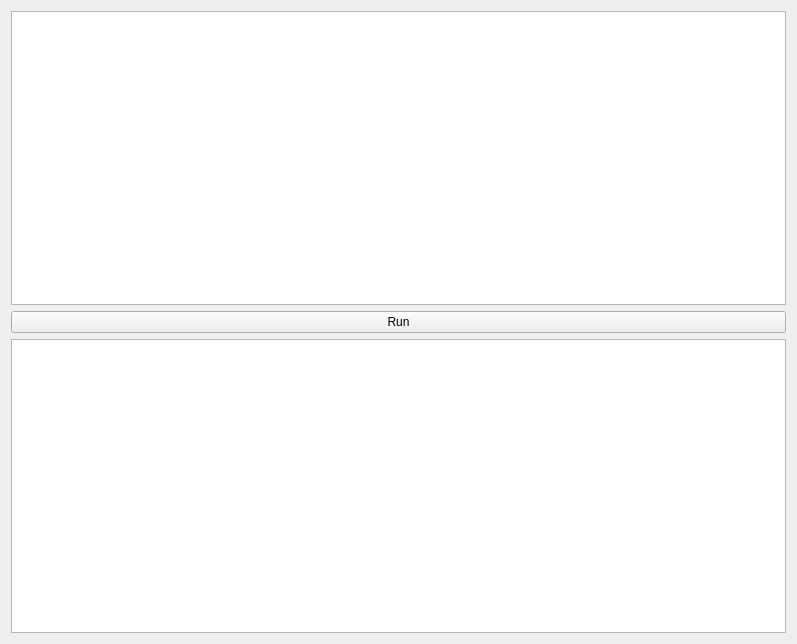
<?xml version="1.0" encoding="UTF-8"?>
<ui version="4.0">
 <class>parserView</class>
 <widget class="QWidget" name="parserView">
  <property name="geometry">
   <rect>
    <x>0</x>
    <y>0</y>
    <width>797</width>
    <height>644</height>
   </rect>
  </property>
  <property name="windowTitle">
   <string>Form</string>
  </property>
  <layout class="QVBoxLayout" name="verticalLayout_2">
   <item>
    <widget class="QPlainTextEdit" name="input"/>
   </item>
   <item>
    <widget class="QPushButton" name="run">
     <property name="text">
      <string>Run</string>
     </property>
    </widget>
   </item>
   <item>
    <widget class="QPlainTextEdit" name="output"/>
   </item>
  </layout>
 </widget>
 <resources>
  <include location="../Resources/IntPe.qrc"/>
 </resources>
 <connections/>
</ui>
